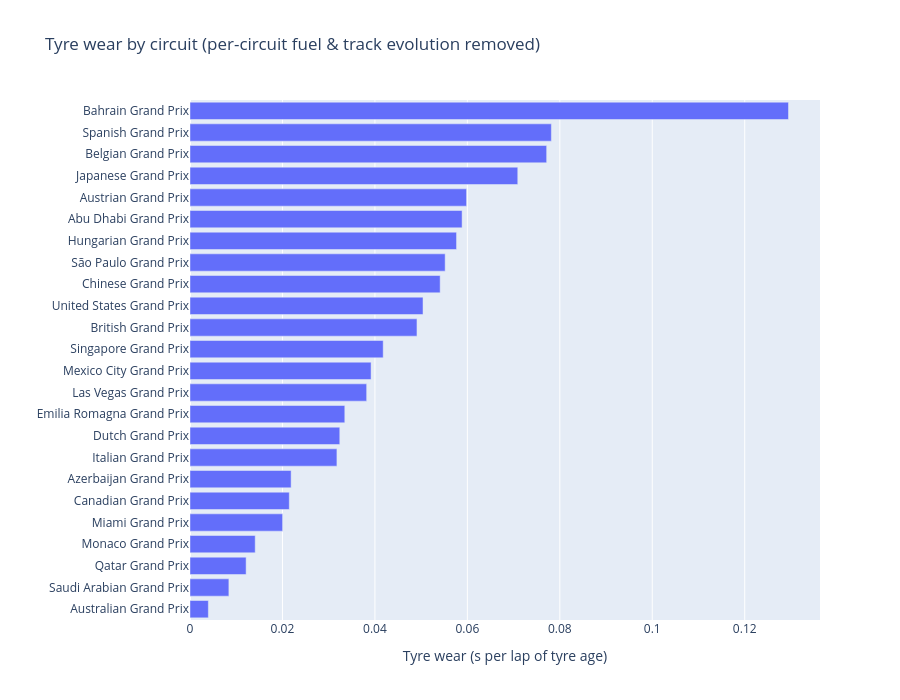

Notebook code for this chart:
### Code cell
fig = px.bar(
    by_track, x="Wear", y="Event", orientation="h",
    labels={"Wear": "Tyre wear (s per lap of tyre age)", "Event": ""},
    title="Tyre wear by circuit (per-circuit fuel & track evolution removed)",
)
fig.update_layout(height=700)
fig.show()
fig.write_image("../images/wear_by_circuit.png", scale=2, height=700)

### Figure 1 — Plotly figure (JSON) as saved in the notebook; plotly's stock layout.template omitted (floating-point values rounded to 4 significant figures)
{"data": [{"hovertemplate": "Tyre wear (s per lap of tyre age)=%{x}<br>=%{y}<extra></extra>", "legendgroup": "", "marker": {"color": "#636efa", "pattern": {"shape": ""}}, "name": "", "orientation": "h", "showlegend": false, "textposition": "auto", "type": "bar", "x": [0.00397, 0.00841, 0.01214, 0.01411, 0.02004, 0.02148, 0.02187, 0.03178, 0.0324, 0.03349, 0.03822, 0.03917, 0.04179, 0.0491, 0.05041, 0.05411, 0.0552, 0.05766, 0.05886, 0.05983, 0.0709, 0.07715, 0.07817, 0.1295], "xaxis": "x", "y": ["Australian Grand Prix", "Saudi Arabian Grand Prix", "Qatar Grand Prix", "Monaco Grand Prix", "Miami Grand Prix", "Canadian Grand Prix", "Azerbaijan Grand Prix", "Italian Grand Prix", "Dutch Grand Prix", "Emilia Romagna Grand Prix", "Las Vegas Grand Prix", "Mexico City Grand Prix", "Singapore Grand Prix", "British Grand Prix", "United States Grand Prix", "Chinese Grand Prix", "São Paulo Grand Prix", "Hungarian Grand Prix", "Abu Dhabi Grand Prix", "Austrian Grand Prix", "Japanese Grand Prix", "Belgian Grand Prix", "Spanish Grand Prix", "Bahrain Grand Prix"], "yaxis": "y"}], "layout": {"barmode": "relative", "height": 700, "legend": {"tracegroupgap": 0}, "title": {"text": "Tyre wear by circuit (per-circuit fuel & track evolution removed)"}, "xaxis": {"anchor": "y", "domain": [0, 1], "title": {"text": "Tyre wear (s per lap of tyre age)"}}, "yaxis": {"anchor": "x", "domain": [0, 1], "title": {"text": ""}}}}
